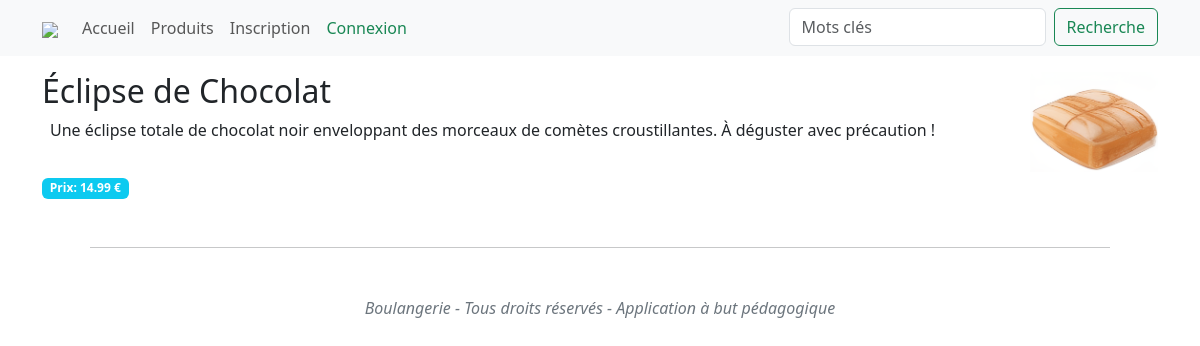
The app's page /product.php?id=3 with its own data.
### tables this page shows
CREATE TABLE `products` (
  `id` int NOT NULL,
  `name` text NOT NULL,
  `description` text NOT NULL,
  `price` decimal(5,2) NOT NULL
);

### includes/db.php (called while the page is built, shortened)
<?php
require_once("includes/config.php");
$pdo = new PDO(
    "mysql:host=$database_host;dbname=$database_name;charset=utf8",
    $database_user,
    $database_password
);
function product_exists($id): bool
{
    global $pdo;
    $sql = "SELECT * FROM products WHERE id = " . $id;
    $stmt = $pdo->query($sql);
    $product = $stmt->fetch(PDO::FETCH_ASSOC);
    return $product !== false;
}
function get_product(int $id): array
{
    global $pdo;
    $sql = "SELECT * FROM products WHERE id = :id";
    $stmt = $pdo->prepare($sql);
    $stmt->execute(['id' => $id]);
    return $stmt->fetch(PDO::FETCH_ASSOC);
}

### product.php (the view, shortened to what this page needs)
<?php require('includes/db.php'); ?>
<?php
$product_exists = product_exists($_GET['id']);
if ($product_exists) {
    $product = get_product($_GET['id']);
}
?>
<?php require('includes/header.php'); ?>
<img src="products/<?php echo $product['id']; ?>.png" width="128" class="float-end" alt="<?php echo $product['name']; ?>" />
<?php if (!$product_exists) { ?>
    <h2>
        Produit non trouvé!
    </h2>
    Désolé, le produit demandé n'existe pas.
<?php } else { ?>
    <h2>
        <?= $product['name']; ?>
    </h2>
    <div class="m-2 text-italic">
        <?= $product['description']; ?>
    </div>
    <br />
    <span class="badge bg-info badge-pill">
        Prix: <?= $product['price']; ?> €
    </span>
<?php } ?>
<?php require('includes/footer.php'); ?>

### records on screen
products: name "Éclipse de Chocolat", description "Une éclipse totale de chocolat noir enveloppant des morceaux de comètes croustillantes. À déguster avec précaution !", price "14.99"

### other values on screen
$label "Accueil Produits Inscription Connexion"
